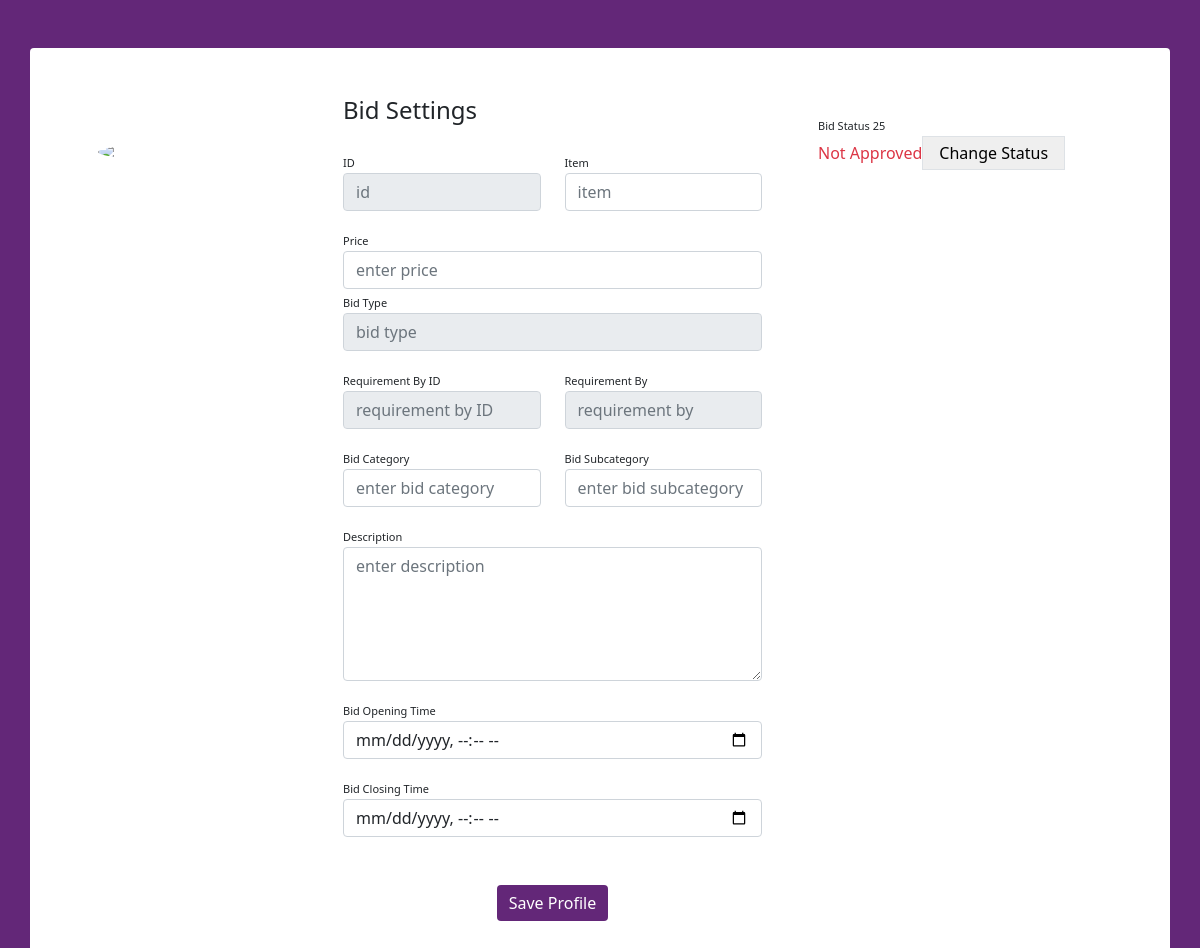
The app's page /edit_bid/?id=25, older data.
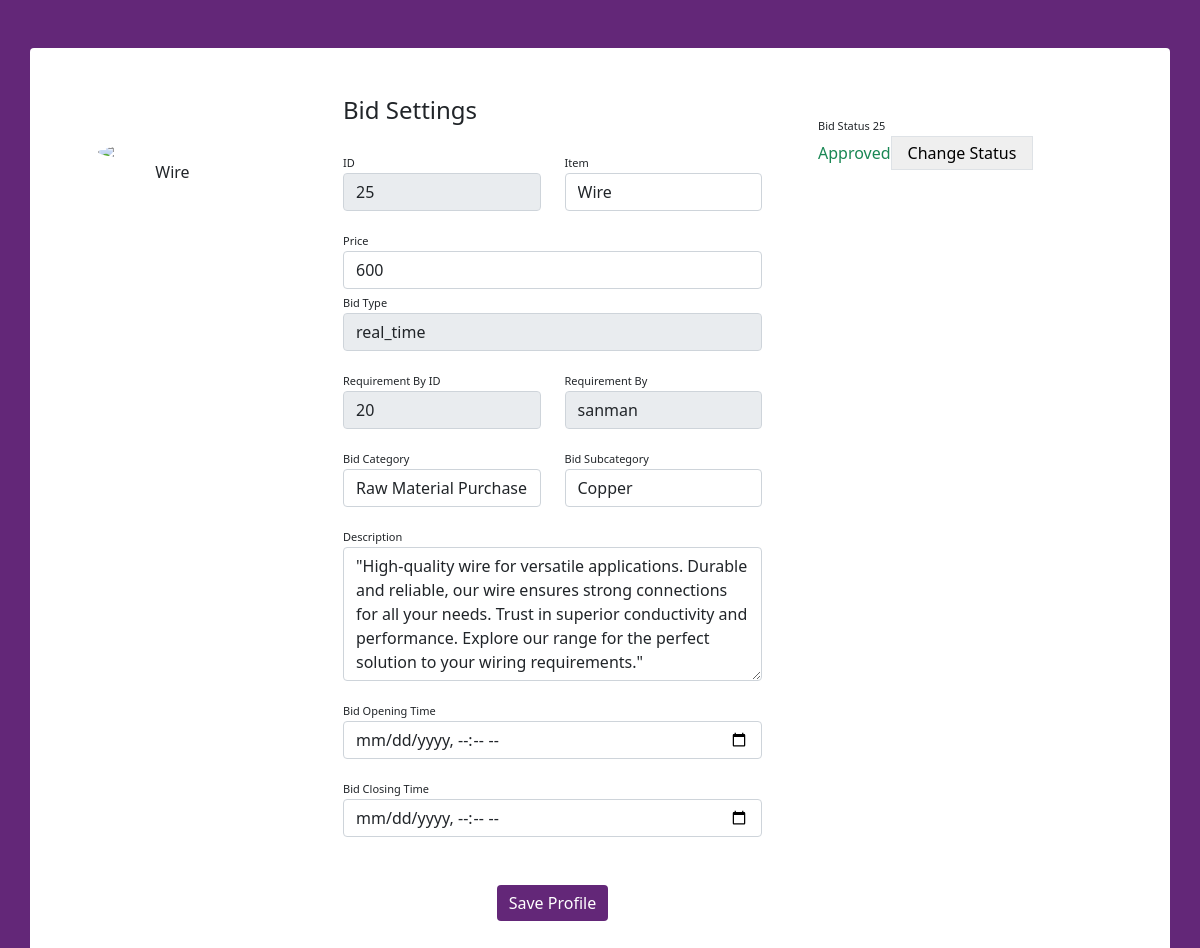
The same page, newer data.
### apis/models.py (models this page shows)
class Bids(models.Model):
    id = models.AutoField(primary_key=True)
    item = models.CharField(max_length=200)
    price = models.CharField(max_length=20)
    description = models.CharField(max_length=1000)
    party1_id = models.CharField(max_length=100)
    party1_name = models.CharField(max_length=100)
    party2_id = models.CharField(max_length=100, default="x")
    party2_name = models.CharField(max_length=100, default="x")
    other_parties = models.TextField(default="[]")
    bid_category = models.CharField(max_length=100, null=True)
    bid_sub_category = models.CharField(max_length=100, null=True)
    bid_type = models.CharField(max_length=10, null=True)               #one_time or real_time
    bid_win_type = models.CharField(max_length=10, null=True)           #highest win or lowest win
    bid_status= models.CharField(max_length=20, null=True)           #on_going cancelled or finished
    bid_opening_time = models.TextField(null=True)
    bid_closing_time = models.TextField(null=True)
    is_approved = models.CharField(max_length=5, default="no")

### home/views.py (the view, shortened to what this page needs)
# urls.py: path('edit_bid/', bids_edit_view, name='edit-bid'),
def bids_edit_view(request):
    bid_id = request.GET.get('id', '')        # params
    bid = Bids.objects.filter(id=bid_id)
    return render(request, 'editbid.html', {'bid_data': bid, 'bid_id': bid_id})

### home/templates/editbid.html (shortened to what this page needs)
<!DOCTYPE html>
<html lang="en">
<head>
    <link rel="stylesheet" href="https://cdn.jsdelivr.net/npm/bootstrap@5.0.0-alpha1/dist/css/bootstrap.min.css">
    <link rel="stylesheet" href="https://cdnjs.cloudflare.com/ajax/libs/bootstrap-datetimepicker/4.17.47/css/bootstrap-datetimepicker.css">
    <link rel="stylesheet" href="https://cdnjs.cloudflare.com/ajax/libs/bootstrap-datetimepicker/4.17.47/css/bootstrap-datetimepicker.min.css">
</head>
<body>
    <div class="container rounded bg-white mt-5 mb-5">
        <div class="row">
            <div class="col-md-3 border-right">
                <div class="d-flex flex-column align-items-center text-center p-3 py-5">
                    <img class="rounded-circle mt-5"
                         width="150px"
                         src="https://st3.depositphotos.com/15648834/17930/v/600/depositphotos_179308454-stock-illustration-unknown-person-silhouette-glasses-profile.jpg">
                    <span class="font-weight-bold">{{ bid_data.0.item }}</span>
                </div>
            </div>
            <div class="col-md-5 border-right">
                <div class="p-3 py-5">
                    <div class="d-flex justify-content-between align-items-center mb-3">
                        <h4 class="text-right">Bid Settings</h4>
                    </div>
                    <form method="POST">
                    <div class="row mt-2">
                        <div class="col-md-6">
                            <label class="labels">ID</label>
                            <input type="text" class="form-control" placeholder="id" name ="id" id="id" value="{{ bid_data.0.id }}" readonly>
                        </div>
                        <div class="col-md-6">
                            <label class="labels">Item</label>
                            <input type="text" class="form-control" placeholder="item" name ="item" id="item" value="{{ bid_data.0.item }}">
                        </div>
                    </div>
                    <div class="row mt-3">
                        <div class="col-md-12">
                            <label class="labels">Price</label>
                            <input type="text" class="form-control" placeholder="enter price" name="price" id="price" value="{{ bid_data.0.price }}">
                        </div>
                        <div class="col-md-12">
                            <label class="labels">Bid Type</label>
                            <input type="text" class="form-control" placeholder="bid type" name="bid_type" id="bid_type" value="{{ bid_data.0.bid_type }}" readonly>
                        </div>
                    </div>
                    <div class="row mt-3">
                        <div class="col-md-6">
                            <label class="labels">Requirement By ID</label>
                            <input type="text" class="form-control" placeholder="requirement by ID" name="party1_id" id="party1_id" value="{{ bid_data.0.party1_id }}" readonly>
                        </div>
                        <div class="col-md-6">
                            <label class="labels">Requirement By</label>
                            <input type="text" class="form-control" placeholder="requirement by" name="party1_name" id="party1_name" value="{{ bid_data.0.party1_name }}" readonly>
                        </div>
                    </div>
                    <div class="row mt-3">
                        <div class="col-md-6">
                            <label class="labels">Bid Category</label>
                            <input type="text" class="form-control" placeholder="enter bid category" name="bid_category" id="bid_category" value="{{ bid_data.0.bid_category }}">
                        </div>
                        <div class="col-md-6">
                            <label class="labels">Bid Subcategory</label>
                            <input type="text" class="form-control" placeholder="enter bid subcategory" name="bid_sub_category" id="bid_sub_category" value="{{ bid_data.0.bid_sub_category }}">
                        </div>
                    </div>
                    <div class="row mt-3">
                        <div class="col-md-12">
                            <label class="labels">Description</label>
                            <textarea class="form-control" placeholder="enter description" name="description" id="description" rows="5">{{ bid_data.0.description }}</textarea>
                        </div>
                    </div>
                    <div class="row mt-3">
                        <div class="col-md-12">
                            <label class="labels">Bid Opening Time</label>
                            <div class="input-group date" id="bidOpeningTimePicker" data-target-input="nearest">
                                <input type="datetime-local" class="form-control datetimepicker-input" data-target="#bidOpeningTimePicker" placeholder="Select bid opening time" name="bid_opening_time" id="bid_opening_time" value="{{ bid_data.0.bid_opening_time }}" />
                            </div>
                        </div>
                    </div>
                    <div class="row mt-3">
                        <div class="col-md-12">
                            <label class="labels">Bid Closing Time</label>
                            <div class="input-group date" id="bidClosingTimePicker" data-target-input="nearest">
                                <input type="datetime-local" class="form-control datetimepicker-input" data-target="#bidClosingTimePicker" placeholder="Select bid closing time" name="bid_closing_time" id="bid_closing_time" value="{{ bid_data.0.bid_closing_time }}" />
                            </div>
                        </div>
                    </div>
                    <div class="mt-5 text-center">
                        <button class="btn btn-primary profile-button" type="submit">Save Profile</button>
                    </div>
                    </form>
                </div>
            </div>
            <div class="col-md-4">
                <div class="p-3 py-5">
                    <div class="row mt-3">
                        <div class="col-md-12">
                            <label class="labels">Bid Status {{bid_id}}</label>
                            <div class="d-flex align-items-center">
                                <span class="current-status {% if bid_data.0.is_approved == 'yes' %}text-success{% else %}text-danger{% endif %}">
                                    {% if bid_data.0.is_approved == 'yes' %}
                                        Approved
                                    {% else %}
                                        Not Approved
                                    {% endif %}
                                </span>
                                <div class="ml-auto">
                                    <div class="ml-auto">
                                        <button id="approvalButton" class="border px-3 p-1 add-experience" type="button" onclick="toggleApproval({{ bid_id }})">
                                            Change Status
                                        </button>
                                    </div>
                                </div>
                            </div>
                        </div>
                    </div>
                </div>
            </div>
        </div>
    </div>
</body>
</html>

### home/templates/editbid.html (style rules this page uses)
body { background: rgb(99, 39, 120); }
.profile-button { background: rgb(99, 39, 120); box-shadow: none; border: none; }
.labels { font-size: 11px; }

Row changes from the older to the newer data that the page shows:
added Bids: item "Wire", id "25", price "600", bid_type "real_time", party1_id "20", party1_name "sanman", bid_category "Raw Material Purchase", bid_sub_category "Copper", description "\"High-quality wire for versatile applications. Durable and reliable, our wire ensures strong connections for all your needs. Trust in superior conductivity and performance. Explore our range for the perfect solution to your wiring requirements.\""
Text that changed along with them:
text no longer shown: "Not Approved"
text now shown: "Approved"
